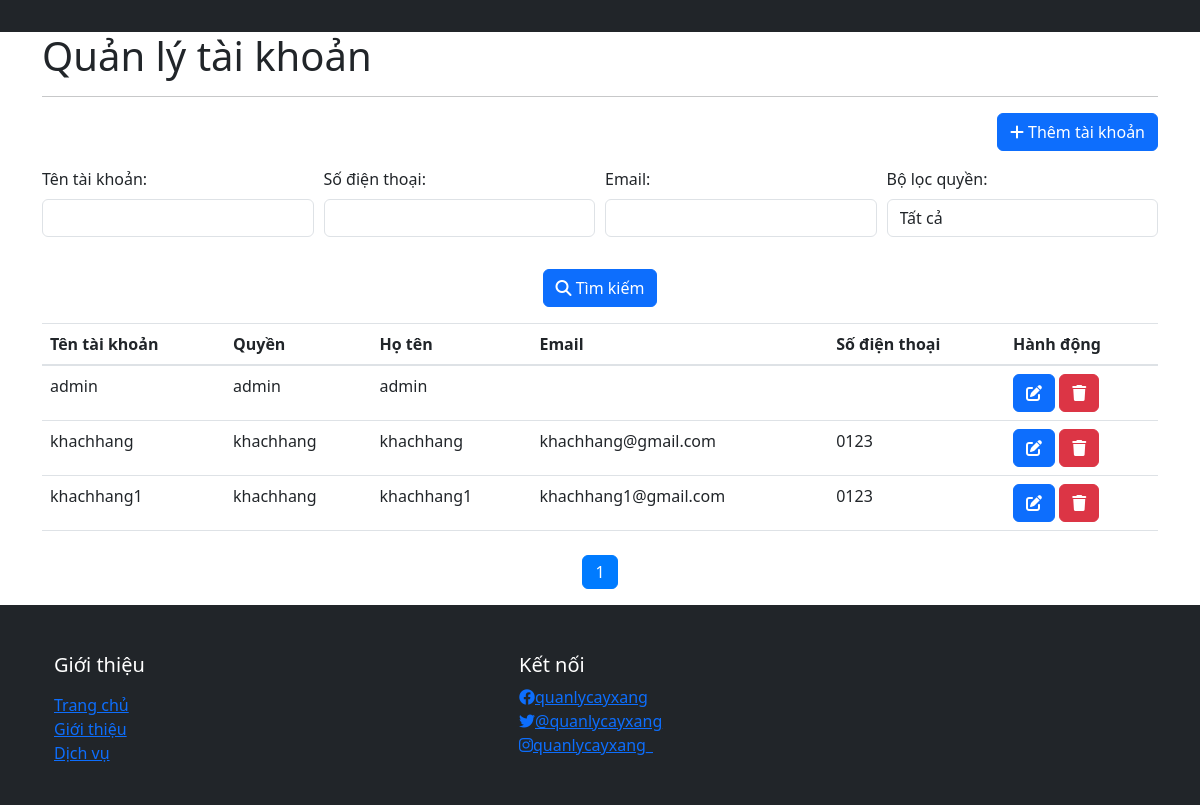
The page /manage-user/index.php on the database its author committed.
### tables this page shows
CREATE TABLE `taikhoan` (
  `Pk_TaikhoanID` varchar(255) NOT NULL,
  `sMatkhau` varchar(255) NOT NULL,
  `sQuyen` varchar(255) NOT NULL,
  `sHoten` varchar(255) NOT NULL,
  `sEmail` varchar(255) DEFAULT NULL,
  `sSDT` varchar(255) DEFAULT NULL
);

### manage-user/index.php (called while the page is built, shortened)
<?php
$filter = array();
$taikhoan = [];
$total = 0;
$limit = 5;
$page = 1;
if (isset($_SESSION['manage-user'])) {
    $filter = $_SESSION['manage-user'];
} else {
    $filter = array(
        'tentaikhoan' => '',
        'sdt' => '',
        'email' => '',
        'quyen' => '',
    );
}
function getData()
{
    $connection = connectdb2();
    $sql = "SELECT * FROM taikhoan WHERE 1=1";
    $filter = $GLOBALS['filter'];
    $sql .= " limit {$GLOBALS['limit']} offset " . (($GLOBALS['page'] - 1)*$GLOBALS['limit']);
    $result2 = mysqli_query($connection, $sql);
}
getData();
include "../header/index.php";
include "./manage-user.php";
include "../footer/index.php";

### manage-user/manage-user.php (the view, shortened to what this page needs)
<!DOCTYPE html>
<html>
<head>
    <link rel="stylesheet" href="https://maxcdn.bootstrapcdn.com/bootstrap/4.5.0/css/bootstrap.min.css">
    <link rel="stylesheet" href="https://cdnjs.cloudflare.com/ajax/libs/font-awesome/5.15.3/css/all.min.css">
</head>
<body>
    <div class="container">
        <h1>Quản lý tài khoản</h1>
        <hr>
        <div class="text-right mb-3">
            <button class="btn btn-primary" data-toggle="modal" data-target="#addAccountModal">
                <i class="fas fa-plus"></i> Thêm tài khoản
            </button>
        </div>
        <form id="search-form">
            <div class="form-row justify-content-center mb-3">
                <div class="col-md-3">
                    <div class="form-group">
                        <label for="tentaikhoan-filter">Tên tài khoản:</label>
                        <input type="text" id="tentaikhoan-filter" name="tentaikhoan-filter" class="form-control" value="<?php echo $filter['tentaikhoan']; ?>">
                    </div>
                </div>
                <div class="col-md-3">
                    <div class="form-group">
                        <label for="sdt-filter">Số điện thoại:</label>
                        <input type="text" id="sdt-filter" name="sdt-filter" class="form-control" value="<?php echo $filter['sdt']; ?>">
                    </div>
                </div>
                <div class="col-md-3">
                    <div class="form-group">
                        <label for="email-filter">Email:</label>
                        <input type="text" id="email-filter" name="email-filter" class="form-control" value="<?php echo $filter['email']; ?>">
                    </div>
                </div>
                <div class="col-md-3">
                    <div class="form-group">
                        <label for="quyen-filter">Bộ lọc quyền:</label>
                        <select class="form-control" id="quyen-filter" name="quyen-filter">
                            <option value="">Tất cả</option>
                        </select>
                    </div>
                </div>
            </div>
            <div class="form-row justify-content-center mb-3">
                <div class="col-auto">
                    <button type="submit" name="timkiem" class="btn btn-primary">
                        <i class="fas fa-search"></i> Tìm kiếm
                    </button>
                </div>
            </div>
        </form>
        <table class="table">
            <thead>
                <tr>
                    <th>Tên tài khoản</th>
                    <th>Quyền</th>
                    <th>Họ tên</th>
                    <th>Email</th>
                    <th>Số điện thoại</th>
                    <th>Hành động</th>
                </tr>
            </thead>
            <tbody>
                <?php
                foreach ($taikhoan as $tk) { ?>
                    <tr>
                        <td class="tentaikhoan"><?php echo $tk['Pk_TaikhoanID'] ?></td>
                        <td class="quyen"><?php echo $tk['sQuyen'] ?></td>
                        <td class="hoten"><?php echo $tk['sHoten'] ?></td>
                        <td class="email"><?php echo $tk['sEmail'] ?></td>
                        <td class="phone"><?php echo $tk['sSDT'] ?></td>
                        <td>
                            <button type="button" class="btn btn-primary edit-button" data-toggle="modal" data-target="#editAccountModal">
                                <i class="fas fa-edit"></i>
                            </button>
                            <button type="button" class="btn btn-danger delete-button" data-toggle="modal" data-target="#deleteAccountModal">
                                <i class="fas fa-trash"></i>
                            </button>
                        </td>
                    </tr>
                <?php } ?>
            </tbody>
        </table>
        <nav class="d-flex justify-content-center mt-4">
            <ul class="pagination">
                <?php for ($i = 1; $i <= $total / $limit + ($total % $limit != 0); $i++) { ?>
                    <li class="page-item <?php if($page == $i) echo 'active' ?>">
                        <button class="page-link" form="search-form" name="page" value="<?php echo $i ?>"><?php echo $i ?></button>
                    </li>
                <?php } ?>
            </ul>
        </nav>
    </div>
</body>
</html>

### rows shown on the page
taikhoan: Pk_TaikhoanID "admin", sQuyen "admin", sHoten "admin"
taikhoan: Pk_TaikhoanID "khachhang", sQuyen "khachhang", sHoten "khachhang", sEmail "khachhang@gmail.com", sSDT "0123"
taikhoan: Pk_TaikhoanID "khachhang1", sQuyen "khachhang", sHoten "khachhang1", sEmail "khachhang1@gmail.com", sSDT "0123"
